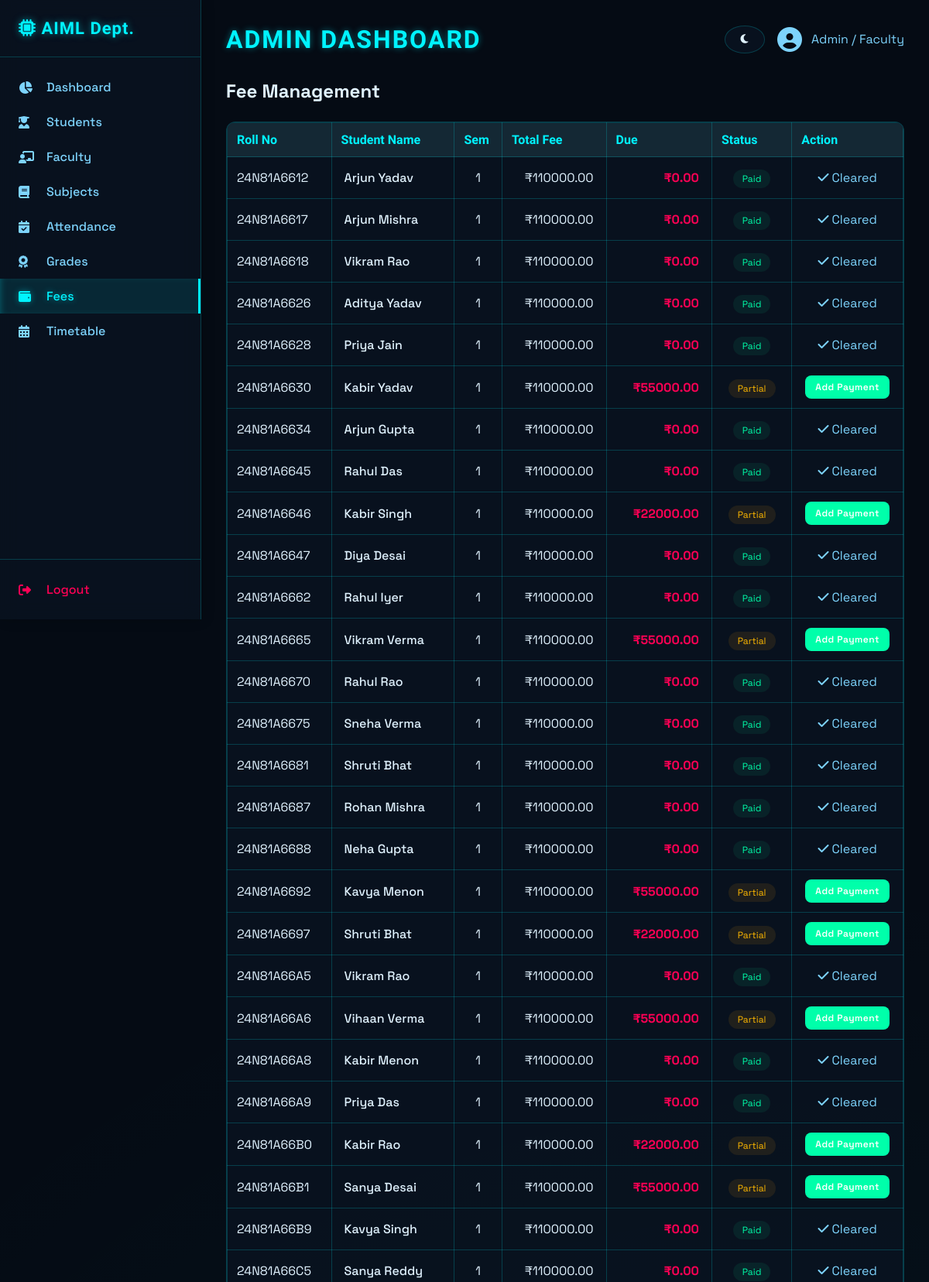
Screenshot of /fees/ (signed in, upper part) with the database file from the repository.
### tables this page shows
CREATE TABLE fees (
        id INTEGER PRIMARY KEY AUTOINCREMENT,
        student_id INTEGER,
        semester INTEGER NOT NULL,
        total_amount REAL NOT NULL,
        amount_paid REAL NOT NULL DEFAULT 0,
        due_date TEXT,
        status TEXT NOT NULL DEFAULT 'Pending',
        FOREIGN KEY(student_id) REFERENCES students(id)
    );

CREATE TABLE students (
        id INTEGER PRIMARY KEY AUTOINCREMENT,
        roll_no TEXT UNIQUE NOT NULL,
        name TEXT NOT NULL,
        semester INTEGER NOT NULL,
        section TEXT NOT NULL,
        email TEXT,
        phone TEXT,
        admission_year INTEGER
    );

### routes/fees.py (the view, shortened to what this page needs)
@fees_bp.route('/')
def index():
    if session.get('role') in ['admin', 'faculty']:
        cur = g.db.cursor()
        cur.execute("""
            SELECT s.id as student_id, s.roll_no, s.name, s.semester,
                   f.id as fee_id, f.total_amount, f.amount_paid, f.status, f.due_date
            FROM students s
            LEFT JOIN fees f ON s.id = f.student_id AND s.semester = f.semester
            ORDER BY s.semester ASC, s.roll_no ASC
        """)
        records = cur.fetchall()
        return render_template('admin/fees.html', records=records)

### app.py (called while the page is built)
@app.before_request
def load_user():
    g.user_id = session.get('user_id')
    g.role = session.get('role')
    g.db = get_db_connection()

### database.py (called while the page is built)
def get_db_connection():
    conn = sqlite3.connect(DB_FILE)
    conn.row_factory = sqlite3.Row
    return conn

### templates/admin/fees.html (shortened to what this page needs)
{% extends "base_admin.html" %}
{% block content %}
<div class="d-flex justify-content-between align-items-center mb-4">
    <h2>Fee Management</h2>
</div>
<div class="table-container" style="background: var(--card-bg); border-radius: 12px; border: 1px solid var(--border-color); overflow: hidden;">
    <table class="table">
        <thead style="background: rgba(255,255,255,0.05);">
            <tr>
                <th >Roll No</th>
                <th >Student Name</th>
                <th >Sem</th>
                <th >Total Fee</th>
                <th >Due</th>
                <th >Status</th>
                <th >Action</th>
            </tr>
        </thead>
        <tbody>
            {% for r in records %}
            <tr style="border-bottom: 1px solid var(--border-color);">
                <td >{{ r['roll_no'] }}</td>
                <td style="padding: 16px; font-weight: 500;">{{ r['name'] }}</td>
                <td class="text-center">{{ r['semester'] }}</td>
                {% if r['fee_id'] %}
                    <td style="padding: 16px; text-align: right;">₹{{ "%.2f"|format(r['total_amount']) }}</td>
                    <td style="padding: 16px; text-align: right; color: var(--danger); font-weight: bold;">
                        ₹{{ "%.2f"|format(r['total_amount'] - r['amount_paid']) }}
                    </td>
                    <td class="text-center">
                        {% if r['status'] == 'Paid' %}
                            <span style="background: rgba(16, 185, 129, 0.1); color: var(--success); padding: 4px 12px; border-radius: 20px; font-size: 12px;">Paid</span>
                        {% elif r['status'] == 'Partial' %}
                            <span style="background: rgba(245, 158, 11, 0.1); color: var(--warning); padding: 4px 12px; border-radius: 20px; font-size: 12px;">Partial</span>
                        {% else %}
                            <span style="background: rgba(239, 68, 68, 0.1); color: var(--danger); padding: 4px 12px; border-radius: 20px; font-size: 12px;">Pending</span>
                        {% endif %}
                    </td>
                    <td class="text-center">
                        {% if r['status'] != 'Paid' %}
                            <button class="btn" style="background: var(--success); color: white; padding: 6px 12px; font-size: 12px;" onclick="document.getElementById('payModal_{{ r['fee_id'] }}').style.display='flex'">Add Payment</button>
                        {% else %}
                            <span class="text-secondary"><i class="fas fa-check"></i> Cleared</span>
                        {% endif %}
                    </td>
                {% endif %}
            </tr>
            {% else %}
            <tr>
                <td colspan="7" style="padding: 24px; text-align: center; color: var(--text-secondary);">No student records found.</td>
            </tr>
            {% endfor %}
        </tbody>
    </table>
</div>
{% endblock %}

### static/css/style.css (style rules this page uses)
:root { --bg-color: #050b14; --card-bg: rgba(10, 20, 35, 0.7); --text-primary: #e0f2fe; --text-secondary: #7dd3fc; --accent: #00f3ff; --accent-rgb: 0, 243, 255; --accent-hover: #00c6d1; --danger: #ff0055; --success: #00ffaa; --warning: #ffb800; --border-color: rgba(0, 243, 255, 0.2); --surface-color: rgba(10, 20, 35, 0.9); }
* { margin: 0; padding: 0; box-sizing: border-box; font-family: 'Space Grotesk', 'Inter', sans-serif; }
body { background-color: var(--bg-color); background-image: radial-gradient(circle at 15% 50%, rgba(var(--accent-rgb), 0.05), transparent 25%), radial-gradient(circle at 85% 30%, rgba(var(--accent-rgb), 0.05), transparent 25%); background-attachment: fixed; color: var(--text-primary); min-height: 100vh; display: flex; }
.btn { display: inline-flex; align-items: center; justify-content: center; padding: 10px 20px; border-radius: 8px; font-weight: 600; text-align: center; cursor: pointer; transition: all 0.3s; border: 1px solid transparent; text-decoration: none; letter-spacing: 0.5px; font-family: 'Space Grotesk', sans-serif; }
.table { width: 100%; border-collapse: collapse; }
.table th, .table td { padding: 12px; border: 1px solid var(--border-color); }
.table th { background: rgba(var(--accent-rgb), 0.05); text-align: left; font-family: 'Rajdhani', sans-serif; color: var(--accent); }
.text-center { text-align: center !important; }
.d-flex { display: flex; }
.align-items-center { align-items: center; }
.justify-content-between { justify-content: space-between; }
.text-center { text-align: center; }
.mb-4 { margin-bottom: 24px; }
.d-flex { display: flex !important; }
.text-secondary { color: var(--text-secondary); }

### rows the page displays
fees: roll_no "24N81A6612", name "Arjun Yadav", semester "1", total_amount "110000.00", r['total_amount']-r['amount_paid'] "0.00", status "Paid"
fees: roll_no "24N81A6617", name "Arjun Mishra", semester "1", total_amount "110000.00", r['total_amount']-r['amount_paid'] "0.00", status "Paid"
fees: roll_no "24N81A6618", name "Vikram Rao", semester "1", total_amount "110000.00", r['total_amount']-r['amount_paid'] "0.00", status "Paid"
fees: roll_no "24N81A6626", name "Aditya Yadav", semester "1", total_amount "110000.00", r['total_amount']-r['amount_paid'] "0.00", status "Paid"
fees: roll_no "24N81A6628", name "Priya Jain", semester "1", total_amount "110000.00", r['total_amount']-r['amount_paid'] "0.00", status "Paid"
fees: roll_no "24N81A6630", name "Kabir Yadav", semester "1", total_amount "110000.00", r['total_amount']-r['amount_paid'] "55000.00", status "Partial"
fees: roll_no "24N81A6634", name "Arjun Gupta", semester "1", total_amount "110000.00", r['total_amount']-r['amount_paid'] "0.00", status "Paid"
fees: roll_no "24N81A6645", name "Rahul Das", semester "1", total_amount "110000.00", r['total_amount']-r['amount_paid'] "0.00", status "Paid"
fees: roll_no "24N81A6646", name "Kabir Singh", semester "1", total_amount "110000.00", r['total_amount']-r['amount_paid'] "22000.00", status "Partial"
fees: roll_no "24N81A6647", name "Diya Desai", semester "1", total_amount "110000.00", r['total_amount']-r['amount_paid'] "0.00", status "Paid"
fees: roll_no "24N81A6662", name "Rahul Iyer", semester "1", total_amount "110000.00", r['total_amount']-r['amount_paid'] "0.00", status "Paid"
fees: roll_no "24N81A6665", name "Vikram Verma", semester "1", total_amount "110000.00", r['total_amount']-r['amount_paid'] "55000.00", status "Partial"
fees: roll_no "24N81A6670", name "Rahul Rao", semester "1", total_amount "110000.00", r['total_amount']-r['amount_paid'] "0.00", status "Paid"
fees: roll_no "24N81A6675", name "Sneha Verma", semester "1", total_amount "110000.00", r['total_amount']-r['amount_paid'] "0.00", status "Paid"
fees: roll_no "24N81A6681", name "Shruti Bhat", semester "1", total_amount "110000.00", r['total_amount']-r['amount_paid'] "0.00", status "Paid"
fees: roll_no "24N81A6687", name "Rohan Mishra", semester "1", total_amount "110000.00", r['total_amount']-r['amount_paid'] "0.00", status "Paid"
fees: roll_no "24N81A6688", name "Neha Gupta", semester "1", total_amount "110000.00", r['total_amount']-r['amount_paid'] "0.00", status "Paid"
fees: roll_no "24N81A6692", name "Kavya Menon", semester "1", total_amount "110000.00", r['total_amount']-r['amount_paid'] "55000.00", status "Partial"
fees: roll_no "24N81A6697", name "Shruti Bhat", semester "1", total_amount "110000.00", r['total_amount']-r['amount_paid'] "22000.00", status "Partial"
fees: roll_no "24N81A66A5", name "Vikram Rao", semester "1", total_amount "110000.00", r['total_amount']-r['amount_paid'] "0.00", status "Paid"
fees: roll_no "24N81A66A6", name "Vihaan Verma", semester "1", total_amount "110000.00", r['total_amount']-r['amount_paid'] "55000.00", status "Partial"
fees: roll_no "24N81A66A8", name "Kabir Menon", semester "1", total_amount "110000.00", r['total_amount']-r['amount_paid'] "0.00", status "Paid"
fees: roll_no "24N81A66A9", name "Priya Das", semester "1", total_amount "110000.00", r['total_amount']-r['amount_paid'] "0.00", status "Paid"
fees: roll_no "24N81A66B0", name "Kabir Rao", semester "1", total_amount "110000.00", r['total_amount']-r['amount_paid'] "22000.00", status "Partial"
fees: roll_no "24N81A66B1", name "Sanya Desai", semester "1", total_amount "110000.00", r['total_amount']-r['amount_paid'] "55000.00", status "Partial"
fees: roll_no "24N81A66B9", name "Kavya Singh", semester "1", total_amount "110000.00", r['total_amount']-r['amount_paid'] "0.00", status "Paid"
fees: roll_no "24N81A66C5", name "Sanya Reddy", semester "1", total_amount "110000.00", r['total_amount']-r['amount_paid'] "0.00", status "Paid"
